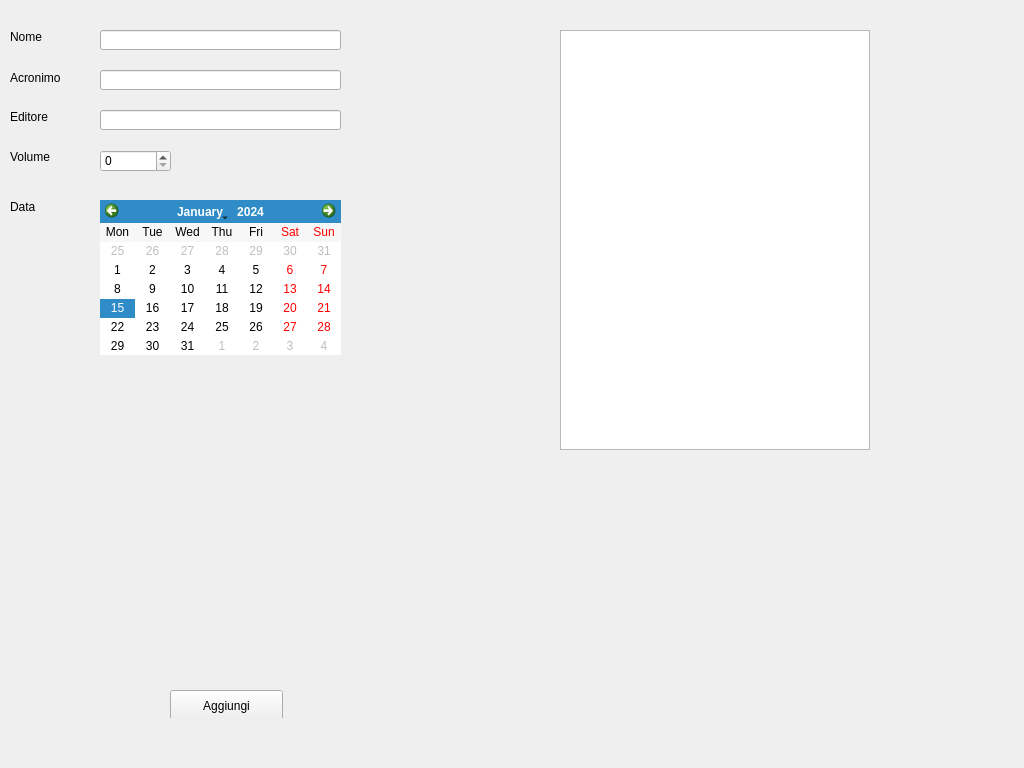
<?xml version="1.0" encoding="UTF-8"?>
<ui version="4.0">
 <class>paginaRivista</class>
 <widget class="QWidget" name="paginaRivista">
  <property name="geometry">
   <rect>
    <x>0</x>
    <y>0</y>
    <width>1024</width>
    <height>768</height>
   </rect>
  </property>
  <property name="windowTitle">
   <string>Form</string>
  </property>
  <widget class="QStackedWidget" name="stackedWidget">
   <property name="geometry">
    <rect>
     <x>0</x>
     <y>0</y>
     <width>1024</width>
     <height>718</height>
    </rect>
   </property>
   <property name="currentIndex">
    <number>0</number>
   </property>
   <widget class="QWidget" name="Home">
    <widget class="QSpinBox" name="Volume">
     <property name="geometry">
      <rect>
       <x>100</x>
       <y>150</y>
       <width>71</width>
       <height>22</height>
      </rect>
     </property>
    </widget>
    <widget class="QLineEdit" name="Editore">
     <property name="geometry">
      <rect>
       <x>100</x>
       <y>110</y>
       <width>241</width>
       <height>20</height>
      </rect>
     </property>
    </widget>
    <widget class="QLabel" name="labelData">
     <property name="geometry">
      <rect>
       <x>10</x>
       <y>200</y>
       <width>47</width>
       <height>13</height>
      </rect>
     </property>
     <property name="text">
      <string>Data</string>
     </property>
    </widget>
    <widget class="QLabel" name="labelVolume">
     <property name="geometry">
      <rect>
       <x>10</x>
       <y>150</y>
       <width>47</width>
       <height>13</height>
      </rect>
     </property>
     <property name="text">
      <string>Volume</string>
     </property>
    </widget>
    <widget class="QLabel" name="labelEditore">
     <property name="geometry">
      <rect>
       <x>10</x>
       <y>110</y>
       <width>47</width>
       <height>13</height>
      </rect>
     </property>
     <property name="text">
      <string>Editore</string>
     </property>
    </widget>
    <widget class="QLineEdit" name="Acronimo">
     <property name="geometry">
      <rect>
       <x>100</x>
       <y>70</y>
       <width>241</width>
       <height>20</height>
      </rect>
     </property>
    </widget>
    <widget class="QCalendarWidget" name="Data">
     <property name="geometry">
      <rect>
       <x>100</x>
       <y>200</y>
       <width>241</width>
       <height>155</height>
      </rect>
     </property>
     <property name="layoutDirection">
      <enum>Qt::LeftToRight</enum>
     </property>
     <property name="verticalHeaderFormat">
      <enum>QCalendarWidget::NoVerticalHeader</enum>
     </property>
     <property name="navigationBarVisible">
      <bool>true</bool>
     </property>
    </widget>
    <widget class="QLineEdit" name="Nome">
     <property name="geometry">
      <rect>
       <x>100</x>
       <y>30</y>
       <width>241</width>
       <height>20</height>
      </rect>
     </property>
    </widget>
    <widget class="QLabel" name="labelAcronimo">
     <property name="geometry">
      <rect>
       <x>10</x>
       <y>70</y>
       <width>61</width>
       <height>16</height>
      </rect>
     </property>
     <property name="text">
      <string>Acronimo</string>
     </property>
    </widget>
    <widget class="QPushButton" name="buttonAggiungi">
     <property name="geometry">
      <rect>
       <x>170</x>
       <y>690</y>
       <width>113</width>
       <height>32</height>
      </rect>
     </property>
     <property name="text">
      <string>Aggiungi</string>
     </property>
    </widget>
    <widget class="QLabel" name="labelNome">
     <property name="geometry">
      <rect>
       <x>10</x>
       <y>30</y>
       <width>47</width>
       <height>13</height>
      </rect>
     </property>
     <property name="text">
      <string>Nome</string>
     </property>
    </widget>
    <widget class="QListWidget" name="listRiviste">
     <property name="geometry">
      <rect>
       <x>560</x>
       <y>30</y>
       <width>310</width>
       <height>420</height>
      </rect>
     </property>
    </widget>
   </widget>
  </widget>
 </widget>
 <resources/>
 <connections/>
</ui>
